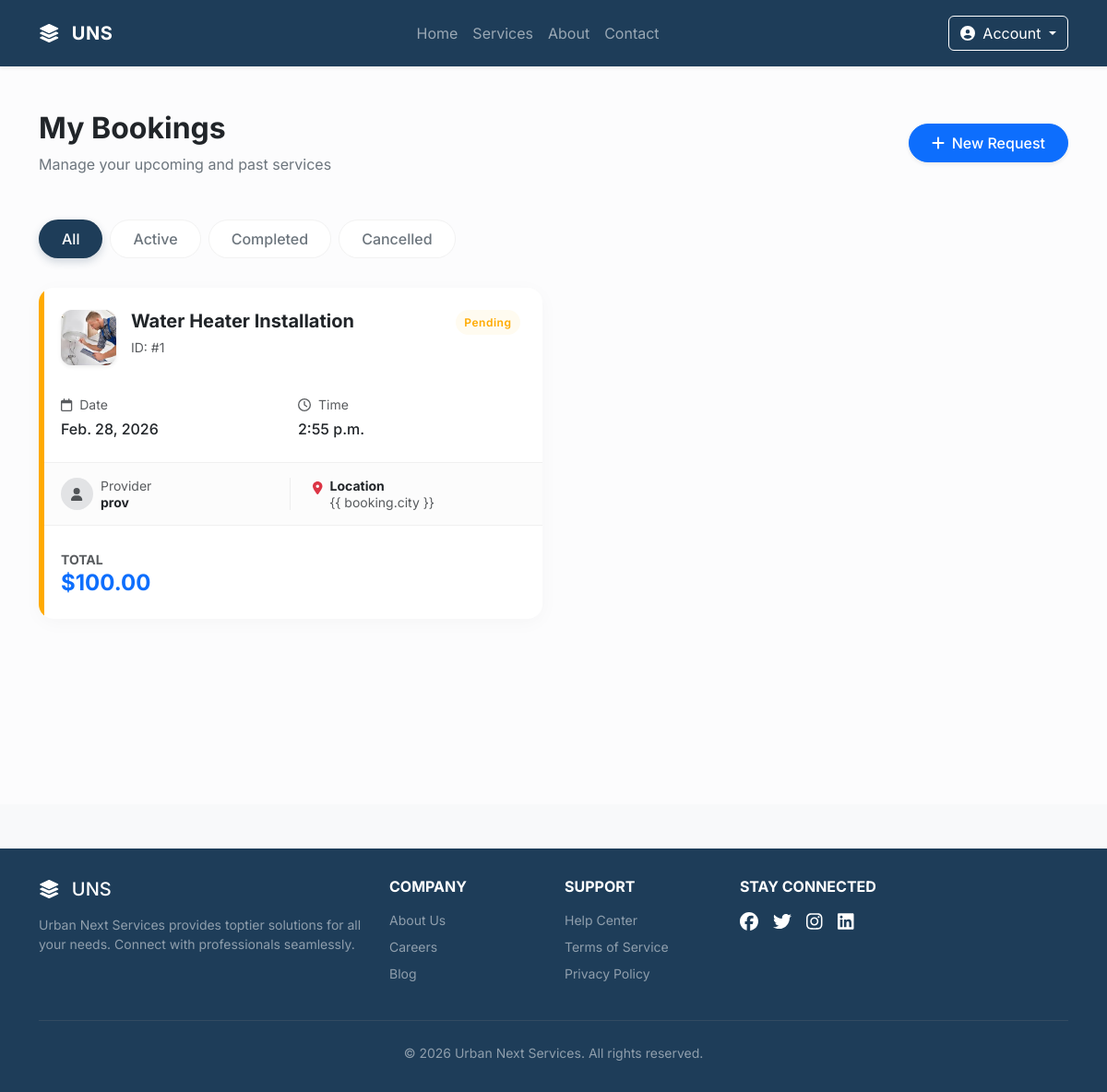
The page /bookings/my_bookings/ (signed in) on the database as committed earlier.
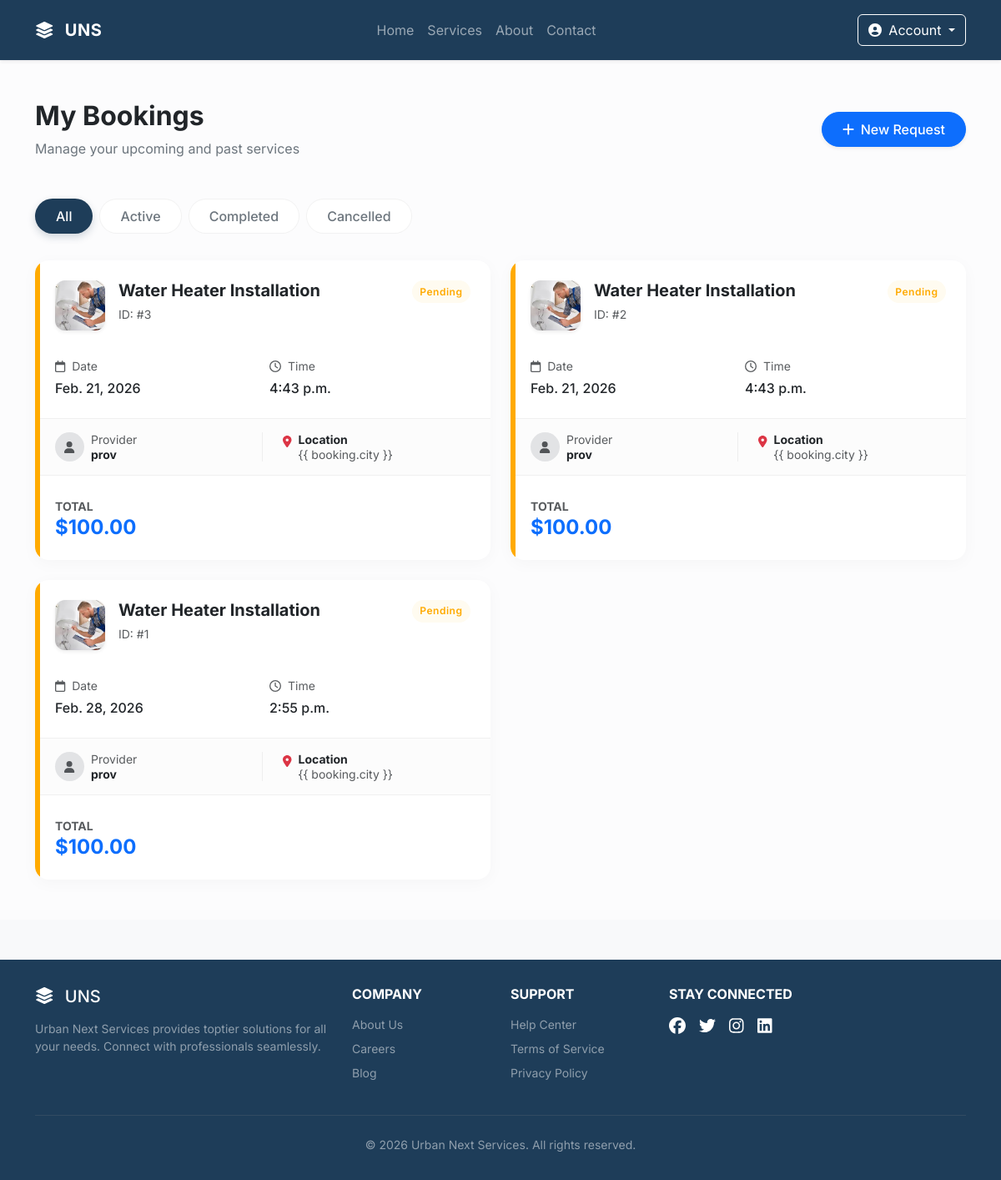
The same page on the database as committed later.
### bookings/models.py (models this page shows, shortened)
class Booking(models.Model):
    STATUS_CHOICES = (
        ('PENDING', 'Pending'),
        ('ACCEPTED', 'Accepted'),
        ('REJECTED', 'Rejected'),
        ('COMPLETED', 'Completed'),
        ('CANCELLED', 'Cancelled'),
    )
    customer = models.ForeignKey(User, on_delete=models.CASCADE, related_name="customer_bookings")
    provider = models.ForeignKey(ProviderProfile, on_delete=models.CASCADE, related_name="provider_bookings")
    service = models.ForeignKey(Service, on_delete=models.CASCADE)
    city = models.CharField(max_length=100)
    service_address = models.TextField()
    booking_date = models.DateField()
    booking_time = models.TimeField()
    price = models.DecimalField(max_digits=8, decimal_places=2)
    status = models.CharField(max_length=20, choices=STATUS_CHOICES, default='PENDING')
    created_at = models.DateTimeField(auto_now_add=True)

### services/models.py (models this page shows, shortened)
class Service(models.Model):
    category = models.ForeignKey(ServiceType, on_delete=models.CASCADE, related_name="services")
    image = models.ImageField(upload_to="service_images/", null=True, blank=True)
    icon = models.ImageField(upload_to="service_icons/", null=True, blank=True)
    name = models.CharField(max_length=150)
    description = models.TextField()
    base_price = models.DecimalField(max_digits=8, decimal_places=2)
    estimated_duration_minutes = models.IntegerField()
    is_active = models.BooleanField(default=True)

### accounts/models.py (models this page shows, shortened)
class ProviderProfile(models.Model):
    user = models.OneToOneField(User, on_delete=models.CASCADE)
    profile_picture = models.ImageField(upload_to="profile_pictures/", null=True, blank=True)
    experience_years = models.IntegerField(default=0)
    bio = models.TextField(blank=True)
    service_radius_km = models.IntegerField(default=10)
    is_available = models.BooleanField(default=True)
    is_approved = models.BooleanField(default=False)
    rating = models.FloatField(default=0)
    total_jobs = models.IntegerField(default=0)
    created_at = models.DateTimeField(auto_now_add=True)

class User(models.Model):
    ROLE_CHOICES = (
        ('CUSTOMER', 'Customer'),
        ('PROVIDER', 'Provider'),
    )
    username = models.CharField(max_length=120)
    email = models.EmailField(unique=True)
    password = models.CharField(max_length=255)  # store hashed password
    phone = models.IntegerField()
    role = models.CharField(max_length=20, choices=ROLE_CHOICES, default='CUSTOMER')
    first_name = models.CharField(max_length=100, blank=True, null=True)
    last_name = models.CharField(max_length=100, blank=True, null=True)
    city = models.CharField(max_length=100, blank=True, null=True)
    address = models.TextField(blank=True, null=True)
    is_active = models.BooleanField(default=True)
    is_verified = models.BooleanField(default=False)
    created_at = models.DateTimeField(auto_now_add=True)

### bookings/views.py (the view)
# urls.py: path('my_bookings/', views.my_bookings, name='my_bookings'),
def my_bookings(request):
    user_id = request.session.get('user_id')
    if not user_id:
        return redirect('login')
    user = get_object_or_404(User, id=user_id)
    bookings = Booking.objects.filter(customer=user).select_related(
        'service',
        'provider',
        'provider__user'
    ).order_by('-created_at')
    context = {
        'bookings': bookings,
    }
    return render(request, 'bookings/my_bookings.html', context)

### bookings/templates/bookings/my_bookings.html (shortened to what this page needs)
{% extends 'base.html' %}
{% load static %}
{% block content %}
<div class="bg-light-subtle min-vh-100" style="background-color: #f3f5f9;">
    <div class="container py-5">
        <div class="row align-items-center mb-5">
            <div class="col-md-7">
                <h2 class="fw-bold text-dark mb-2">My Bookings</h2>
                <p class="text-secondary m-0">Manage your upcoming and past services</p>
            </div>
            <div class="col-md-5 text-md-end mt-4 mt-md-0">
                <a href="{% url 'services:services_list' %}"
                    class="btn btn-primary rounded-pill px-4 py-2 shadow-sm fw-medium">
                    <i class="fa-solid fa-plus me-2"></i>New Request
                </a>
            </div>
        </div>
        {% if bookings %}
        <div class="d-flex justify-content-center justify-content-md-start mb-4">
            <ul class="nav nav-pills" id="bookingTabs" role="tablist">
                <li class="nav-item">
                    <button class="nav-link active" onclick="filterBookings('all', this)">All</button>
                </li>
                <li class="nav-item">
                    <button class="nav-link" onclick="filterBookings('active', this)">Active</button>
                </li>
                <li class="nav-item">
                    <button class="nav-link" onclick="filterBookings('completed', this)">Completed</button>
                </li>
                <li class="nav-item">
                    <button class="nav-link" onclick="filterBookings('cancelled', this)">Cancelled</button>
                </li>
            </ul>
        </div>
        <div class="row g-4" id="bookingsContainer">
            {% for booking in bookings %}
            <div class="col-lg-6 booking-item" data-status="{{ booking.status }}"
                data-category="{% if booking.status == 'PENDING' or booking.status == 'ACCEPTED' %}active{% elif booking.status == 'COMPLETED' %}completed{% else %}cancelled{% endif %}">
                <div class="booking-card pl-3">
                    <div class="card-status-strip status-{{ booking.status }}"></div>
                    <div class="p-4">
                        <div class="d-flex justify-content-between align-items-start mb-3">
                            <div class="d-flex">
                                {% if booking.service.icon %}
                                <img src="{{ booking.service.icon.url }}" class="service-icon-box shadow-sm"
                                    alt="Service">
                                {% else %}
                                <div class="service-icon-box shadow-sm text-primary">
                                    <i class="fa-solid fa-layer-group fa-lg"></i>
                                </div>
                                {% endif %}
                                <div class="ms-3">
                                    <h5 class="fw-bold text-dark mb-1">{{ booking.service.name }}</h5>
                                    <span class="text-muted small">ID: #{{ booking.id }}</span>
                                </div>
                            </div>
                            <span class="badge-status badge-{{ booking.status }}">
                                {{ booking.get_status_display }}
                            </span>
                        </div>
                        <div class="row g-3 mt-2">
                            <div class="col-6">
                                <div class="d-flex align-items-center text-muted small mb-1">
                                    <i class="fa-regular fa-calendar me-2"></i> Date
                                </div>
                                <div class="fw-medium text-dark">{{ booking.booking_date }}</div>
                            </div>
                            <div class="col-6">
                                <div class="d-flex align-items-center text-muted small mb-1">
                                    <i class="fa-regular fa-clock me-2"></i> Time
                                </div>
                                <div class="fw-medium text-dark">{{ booking.booking_time }}</div>
                            </div>
                        </div>
                    </div>
                    <div class="provider-section px-4 py-3">
                        <div class="row align-items-center">
                            <div class="col-md-6 border-end-md">
                                <div class="d-flex align-items-center">
                                    {% if booking.provider.profile_picture %}
                                    <img src="{{ booking.provider.profile_picture.url }}"
                                        class="rounded-circle border border-white shadow-sm me-2"
                                        style="width: 35px; height: 35px; object-fit: cover;">
                                    {% else %}
                                    <div class="rounded-circle bg-secondary-subtle d-flex align-items-center justify-content-center me-2"
                                        style="width: 35px; height: 35px;">
                                        <i class="fa-solid fa-user text-muted small"></i>
                                    </div>
                                    {% endif %}
                                    <div class="lh-sm">
                                        <div class="small text-muted">Provider</div>
                                        <div class="fw-bold text-dark small">{{ booking.provider.user.username }}</div>
                                    </div>
                                </div>
                            </div>
                            <div class="col-md-6 mt-3 mt-md-0 ps-md-4">
                                <div class="d-flex align-items-start">
                                    <i class="fa-solid fa-location-dot text-danger me-2 mt-1 small"></i>
                                    <div class="lh-sm">
                                        <div class="small fw-bold text-dark">Location</div>
                                        <div class="small text-muted text-truncate" style="max-width: 150px;">{{
                                            booking.city }}</div>
                                    </div>
                                </div>
                            </div>
                        </div>
                    </div>
                    <div class="p-4 d-flex justify-content-between align-items-center">
                        <div>
                            <span class="text-muted small text-uppercase fw-bold">Total</span>
                            <div class="h4 fw-bold text-primary mb-0">${{ booking.price }}</div>
                        </div>
                    </div>
                </div>
            </div>
            {% endfor %}
        </div>
        {% endif %}
    </div>
</div>
{% endblock %}

### templates/base.html (shortened to what this page needs)
{% load static %}
<!doctype html>
<html lang="en">
<head>
  <link href="{% static 'css/style.css' %}" rel="stylesheet">
  <link href="https://cdn.jsdelivr.net/npm/bootstrap@5.3.2/dist/css/bootstrap.min.css" rel="stylesheet"
>
  <link href="https://cdnjs.cloudflare.com/ajax/libs/font-awesome/6.5.1/css/all.min.css" rel="stylesheet">
</head>
<body style="overflow-x: hidden !important;">
  <nav class="navbar navbar-expand-lg navbar-dark navbar-custom shadow-sm">
    <div class="container">
      <a class="navbar-brand" href="{% url 'uns' %}"><i class="fa-solid fa-layer-group me-2"></i> UNS</a>
      <div class="collapse navbar-collapse" id="navbarScroll">
        <ul class="navbar-nav mx-auto my-2 my-lg-0 navbar-nav-scroll" style="--bs-scroll-height: 100px;">
          <li class="nav-item">
            <a class="nav-link" aria-current="page" href="{% url 'uns' %}">Home</a>
          </li>
          <li class="nav-item">
            <a class="nav-link" href="{% url 'services:services_list' %}">Services</a>
          </li>
          <li class="nav-item">
            <a class="nav-link" href="{% url 'about' %}">About</a>
          </li>
          <li class="nav-item">
            <a class="nav-link" href="{% url 'contact' %}">Contact</a>
          </li>
        </ul>
        <div class="d-flex align-items-center">
          {% if request.session.user_id %}
          <div class="dropdown">
            <button class="btn btn-custom-outline dropdown-toggle" type="button" data-bs-toggle="dropdown"
              aria-expanded="false">
              <i class="fa-solid fa-user-circle me-1"></i> Account
            </button>
          </div>
          {% else %}
          <a href="{% url 'login' %}" class="btn btn-custom-outline px-4">Login</a>
          <a href="{% url 'register' %}" class="btn btn-light ms-2 px-4 text-primary fw-bold"
            style="color: #1e3d59 !important;">Register</a>
          {% endif %}
        </div>
      </div>
    </div>
  </nav>
  <div class="toast-container position-fixed  end-0 p-3" style="z-index: 1060; top: 67px; ">
  </div>
  <main class="flex-grow-1">
    {% block content %}
    {% endblock %}
  </main>
  <footer class="footer mt-5">
    <div class="container">
      <div class="row">
        <div class="col-md-4 mb-4 mb-md-0">
          <h5 class="mb-3"><i class="fa-solid fa-layer-group me-2"></i> UNS</h5>
          <p class="text-white-50 small">Urban Next Services provides toptier solutions for all your needs.
            Connect with professionals seamlessly.</p>
        </div>
        <div class="col-md-2 mb-4 mb-md-0">
          <h6 class="text-uppercase mb-3 fw-bold">Company</h6>
          <ul class="list-unstyled small">
            <li class="mb-2"><a href="#" class="text-white-50 text-decoration-none">About Us</a></li>
            <li class="mb-2"><a href="#" class="text-white-50 text-decoration-none">Careers</a></li>
            <li class="mb-2"><a href="#" class="text-white-50 text-decoration-none">Blog</a></li>
          </ul>
        </div>
        <div class="col-md-2 mb-4 mb-md-0">
          <h6 class="text-uppercase mb-3 fw-bold">Support</h6>
          <ul class="list-unstyled small">
            <li class="mb-2"><a href="#" class="text-white-50 text-decoration-none">Help Center</a></li>
            <li class="mb-2"><a href="#" class="text-white-50 text-decoration-none">Terms of Service</a></li>
            <li class="mb-2"><a href="#" class="text-white-50 text-decoration-none">Privacy Policy</a></li>
          </ul>
        </div>
        <div class="col-md-4">
          <h6 class="text-uppercase mb-3 fw-bold">Stay Connected</h6>
          <div class="d-flex gap-3">
            <a href="#" class="text-white"><i class="fa-brands fa-facebook fa-lg"></i></a>
            <a href="#" class="text-white"><i class="fa-brands fa-twitter fa-lg"></i></a>
            <a href="#" class="text-white"><i class="fa-brands fa-instagram fa-lg"></i></a>
            <a href="#" class="text-white"><i class="fa-brands fa-linkedin fa-lg"></i></a>
          </div>
        </div>
      </div>
      <hr class="my-4 border-secondary">
      <div class="text-center text-white-50 small">
        &copy; 2026 Urban Next Services. All rights reserved.
      </div>
    </div>
  </footer>
</body>
</html>

Rows that differ between the two databases and show on the page:
added Booking: service.icon (picture), service.name "Water Heater Installation", id "3", status "Pending", booking_date "Feb. 21, 2026", booking_time "4:43 p.m.", provider.user.username "prov", price "100.00"
added Booking: service.icon (picture), service.name "Water Heater Installation", id "2", status "Pending", booking_date "Feb. 21, 2026", booking_time "4:43 p.m.", provider.user.username "prov", price "100.00"
